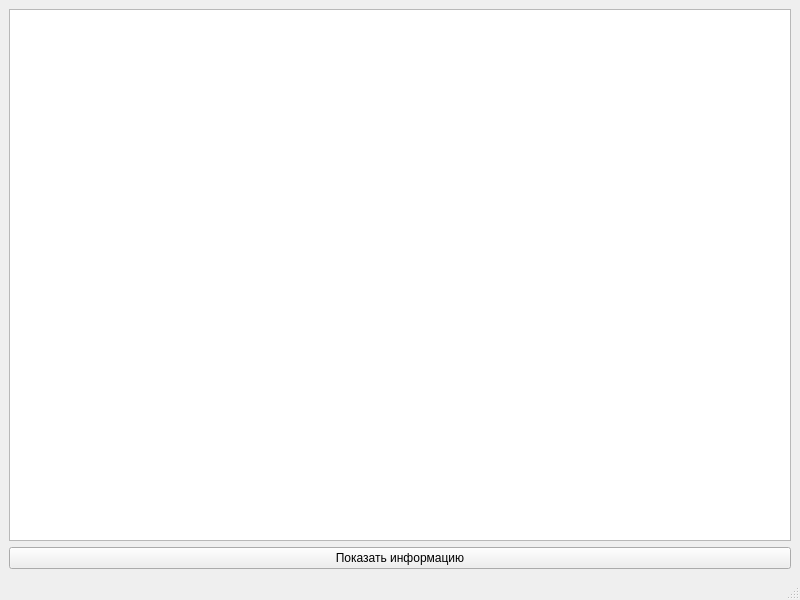
<?xml version="1.0" encoding="UTF-8"?>
<ui version="4.0">
 <class>MainWindow</class>
 <widget class="QMainWindow" name="MainWindow">
  <property name="geometry">
   <rect>
    <x>0</x>
    <y>0</y>
    <width>800</width>
    <height>600</height>
   </rect>
  </property>
  <property name="windowTitle">
   <string>MainWindow</string>
  </property>
  <widget class="QWidget" name="centralwidget">
   <layout class="QVBoxLayout" name="verticalLayout">
    <item>
     <widget class="QTableWidget" name="tableWidget"/>
    </item>
    <item>
     <widget class="QPushButton" name="pushButton">
      <property name="text">
       <string>Показать информацию</string>
      </property>
     </widget>
    </item>
   </layout>
  </widget>
  <widget class="QMenuBar" name="menubar">
   <property name="geometry">
    <rect>
     <x>0</x>
     <y>0</y>
     <width>800</width>
     <height>26</height>
    </rect>
   </property>
  </widget>
  <widget class="QStatusBar" name="statusbar"/>
 </widget>
 <resources/>
 <connections/>
</ui>
